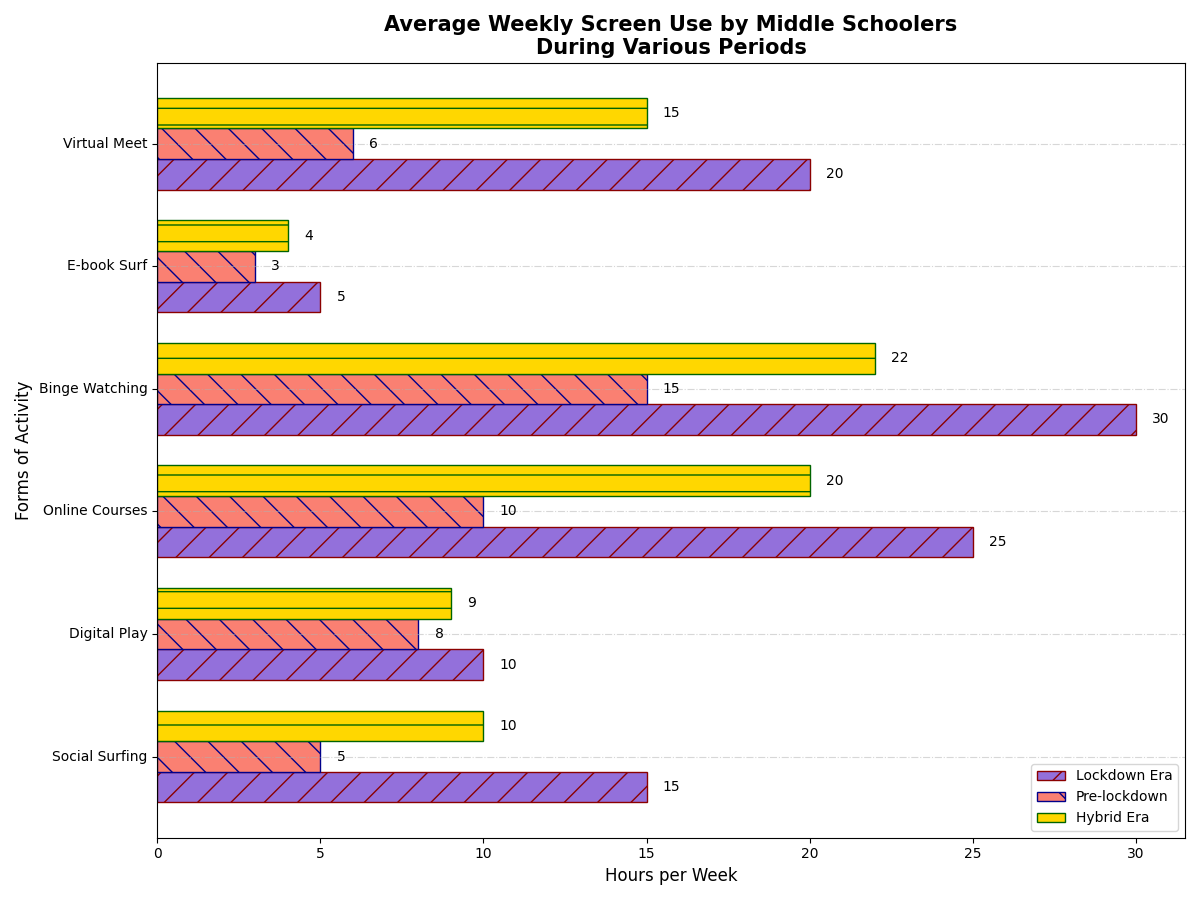

Here is the Python script that generated this plot:
import matplotlib.pyplot as plt
import numpy as np

activities = ['Social Surfing', 'Digital Play', 'Online Courses', 'Binge Watching', 'E-book Surf', 'Virtual Meet']
average_hours_lockdown = np.array([15, 10, 25, 30, 5, 20])
average_hours_prelockdown = np.array([5, 8, 10, 15, 3, 6])
average_hours_hybrid = np.array([10, 9, 20, 22, 4, 15])

fig, ax = plt.subplots(figsize=(12, 9))
bar_height = 0.25
index = np.arange(len(activities))

bar1 = ax.barh(index, average_hours_lockdown, bar_height, label='Lockdown Era', color='mediumpurple', edgecolor='darkred', hatch='/')
bar2 = ax.barh(index + bar_height, average_hours_prelockdown, bar_height, label='Pre-lockdown', color='salmon', edgecolor='darkblue', hatch='\\')
bar3 = ax.barh(index + 2 * bar_height, average_hours_hybrid, bar_height, label='Hybrid Era', color='gold', edgecolor='darkgreen', hatch='-')

ax.set_title('Average Weekly Screen Use by Middle Schoolers\nDuring Various Periods', fontsize=15, fontweight='bold')
ax.set_xlabel('Hours per Week', fontsize=12)
ax.set_ylabel('Forms of Activity', fontsize=12)
ax.set_yticks(index + bar_height)
ax.set_yticklabels(activities, fontsize=10, rotation=0, va='center')
ax.legend(fontsize=10, loc='lower right')

for bar_group in [bar1, bar2, bar3]:
    for bar in bar_group:
        width = bar.get_width()
        ax.text(width + 0.5, bar.get_y() + bar.get_height() / 2, f'{width}', va='center', ha='left', fontsize=10)

ax.grid(axis='y', linestyle='-.', alpha=0.5)

plt.tight_layout()
plt.show()
